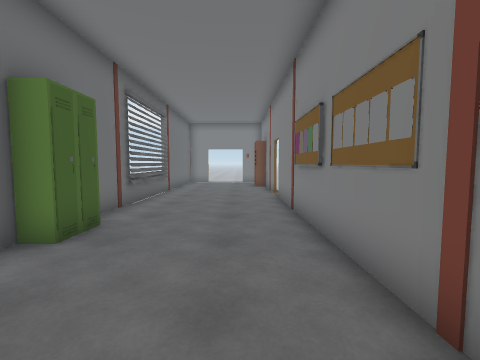
View 1 (above)

15 first-person views from a walk through a 3-D level made in the Unity game engine. The camera is 1.3 m above the floor, tilts 4° down and sees 90° across. The floor is counted in squares, 1 m on a side. Each view is taken from the middle of a square. On the plan, view 1 faces up. The plan holds only what a view shows up to about 12 squares ahead; the rest is blank. The place goes on beyond the plan. The player character is not drawn. Door leaves are left out, so doorways stand open. Some surface patterns are stand-ins.

View 2
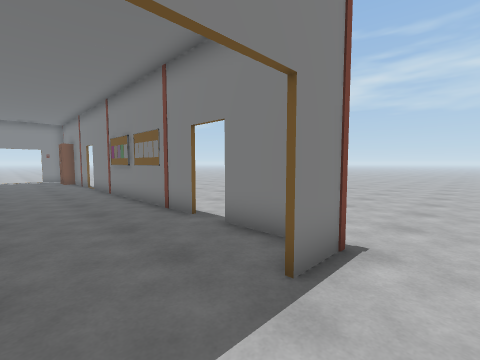

View 3
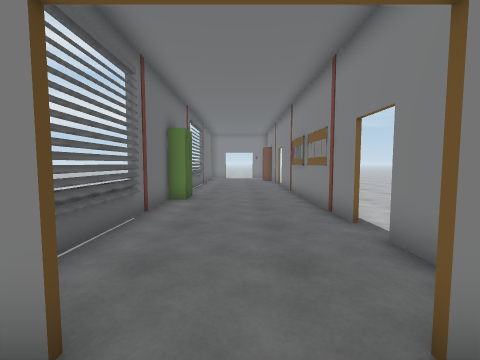

View 4
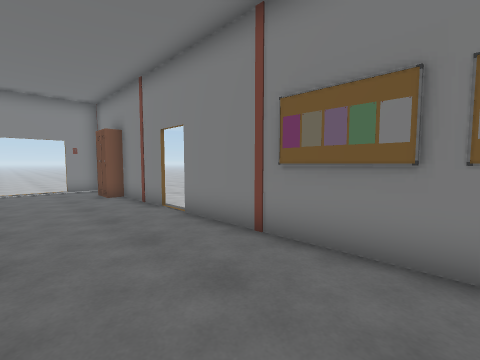

View 5
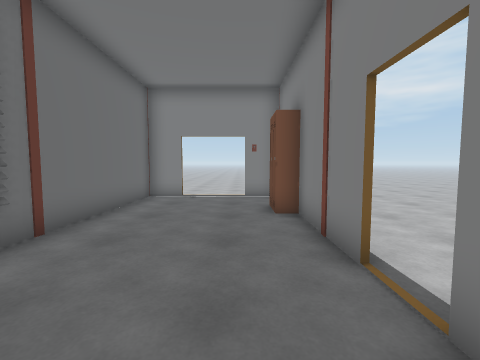

View 6
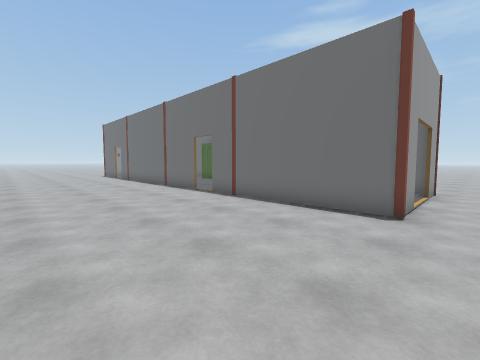

View 7
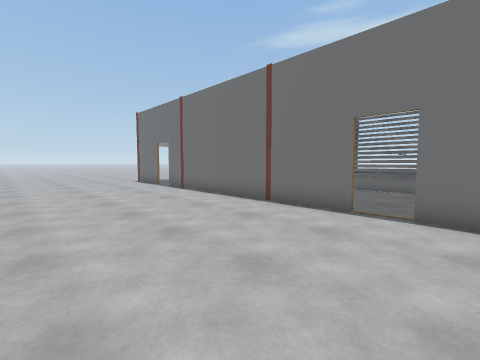

View 8
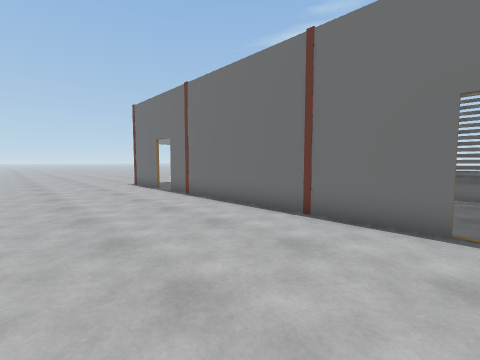

View 9
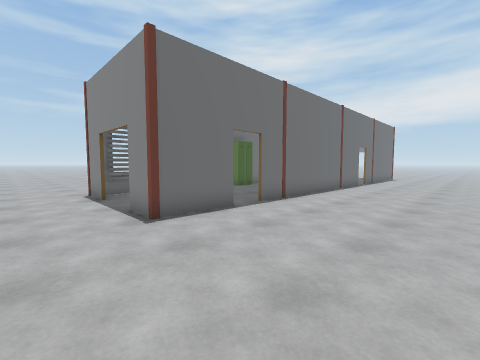

View 10
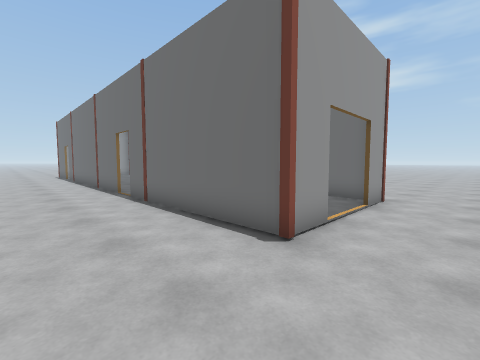

View 11
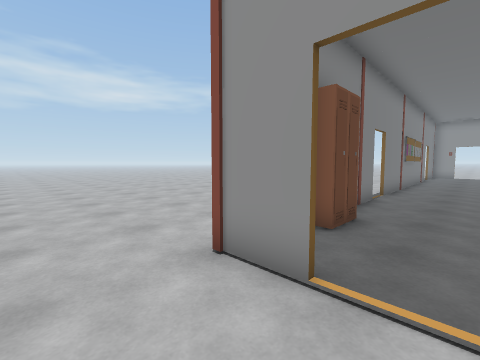

View 12
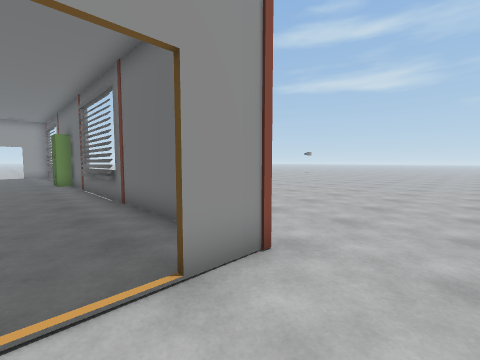

View 13
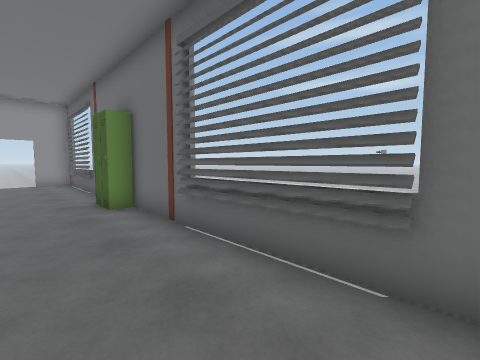

View 14
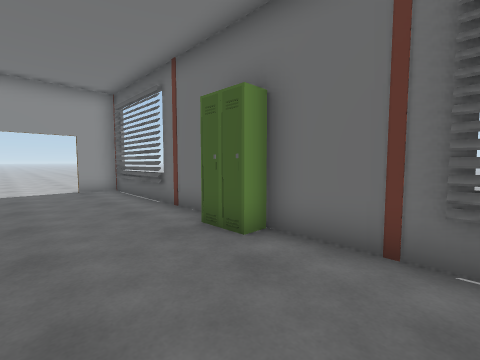

View 15
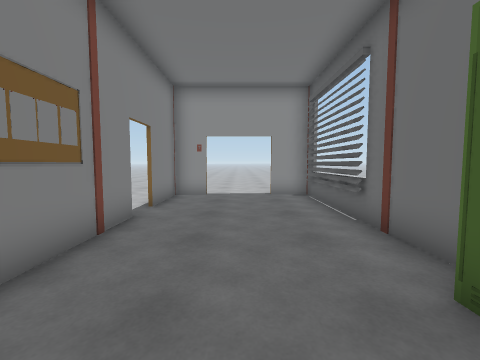

### Floor plan
Points are (right, up) in squares from view 1. A wall is a line through its corners. A room is listed if a view was taken in it or the views show most of it. See-through windows are left out.
Room 1 (views 1, 2, 3, 4, 5, 6, 7, 8, 9, 10, 11, 12, 13, 14, 15)
walls: (1.6, 6.4) (1.6, 9.8); (1.7, 4.6) (1.7, 0.4); (1.7, 9.8) (1.7, 6.5); (1.6, 11) (1.6, 14.4); (1.6, 0.2) (1.6, 4.5); (1.7, -0.9) (1.7, -3.5) (0.2, -3.5); (0.2, -3.4) (1.6, -3.4) (1.6, -0.9); (1.4, 17.7) (0.1, 17.7); (0.1, 17.8) (1.7, 17.8) (1.7, 11); (-2.1, -3.5) (-3.9, -3.5); (-2.2, 17.7) (-3.7, 17.7) (-3.7, -3.4) (-2.1, -3.4); (-3.9, 17.8) (-2.2, 17.8)
ways out: opening at (-4.5, -5.5); opening at (-4, 19.5); open door at (-1, -3.5); open door at (-1, 18); open door at (2, -0.5); gap at (2, 11)
objects: locker (-3, 4); locker (-3, 5); locker (1, 14); locker (1, 15)

Positions as (right, up) in squares from view 1, and headings:
1: (0, 0), facing up
2: (-2, -5), facing up-right
3: (-1, -5), facing up
4: (-2, 4), facing up-right
5: (0, 8), facing up
6: (8, 19), facing down-left
7: (8, 12), facing down-left
8: (7, 10), facing down-left
9: (7, -6), facing up-left
10: (5, 20), facing down-left
11: (-1, 20), facing down-right
12: (-1, 20), facing down-left
13: (-1, 12), facing down-left
14: (0, 8), facing down-left
15: (-1, 6), facing down
